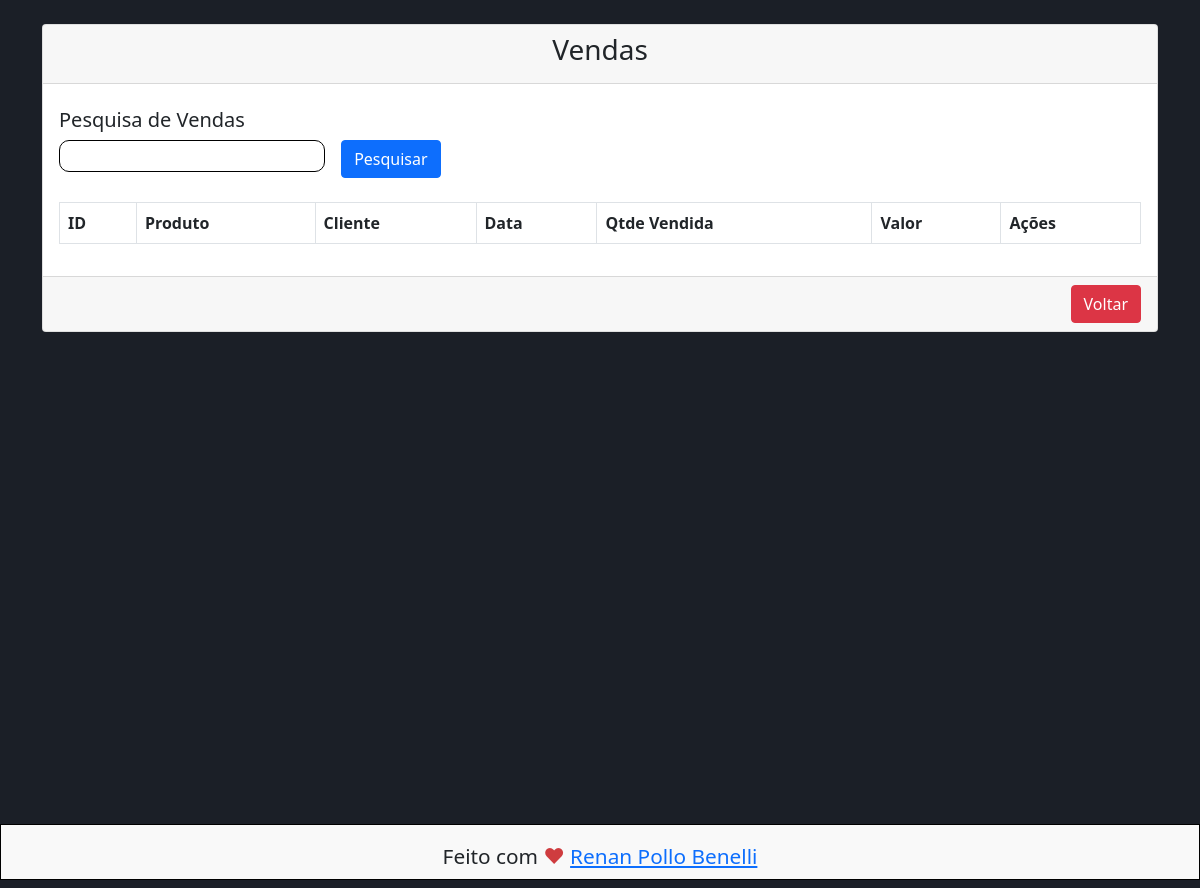
The app's page /view/venda/lstVendas.php (signed in), older data.
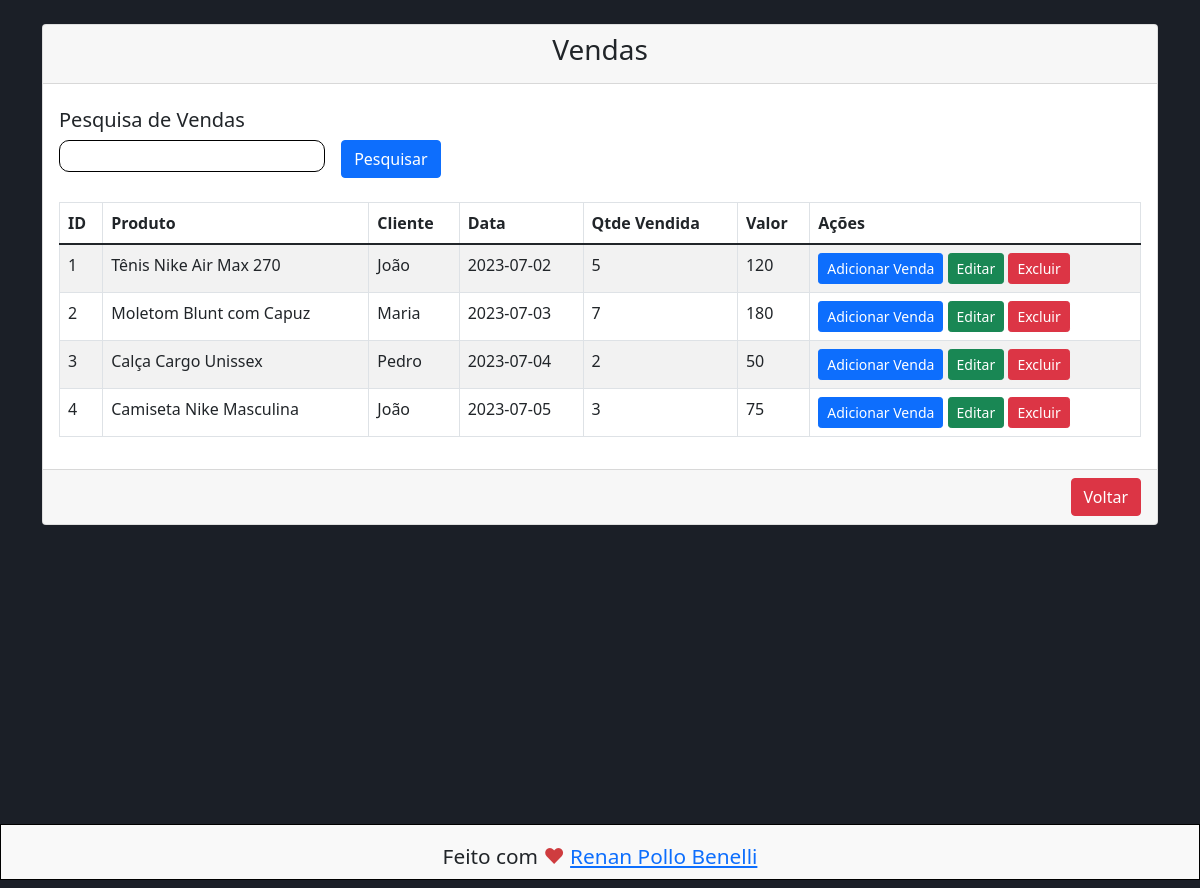
The same page, newer data.
### tables this page shows
CREATE TABLE `venda` (
  `id` int(11) NOT NULL,
  `idCliente` int(11) NOT NULL,
  `idProduto` int(11) NOT NULL,
  `qtde_vendida` int(11) NOT NULL,
  `valor` float NOT NULL,
  `data_venda` date NOT NULL
);

CREATE TABLE `produto` (
  `id` int(11) NOT NULL,
  `descricao` varchar(100) DEFAULT NULL,
  `qtde_estoque` int(11) DEFAULT NULL,
  `valor_unitario` decimal(10,2) DEFAULT NULL,
  `idCategoria` int(11) DEFAULT NULL
);

CREATE TABLE `cliente` (
  `id` int(11) NOT NULL,
  `nome` varchar(255) DEFAULT NULL,
  `data_nascimento` date DEFAULT NULL,
  `cpf` varchar(12) DEFAULT NULL,
  `estado` varchar(50) DEFAULT NULL,
  `cidade` varchar(100) DEFAULT NULL,
  `telefone` varchar(20) DEFAULT NULL
);

### dao/VendaDao.php (called while the page is built, shortened)
<?php
include_once '../../model/Venda.php';
class VendaDao {
    public function findAll() {
        $sql = "SELECT * FROM venda";
        $conn = Conexao::conectar();
        $query = $conn->query($sql);
        $result = $query->fetchAll();
        $lstVendas = [];
        foreach ($result as $linha) {
            $venda = new Venda();
            $venda->setId($linha['id']);
            $venda->setIdProduto($linha['idProduto']);
            $venda->setIdCliente($linha['idCliente']);
            $venda->setQtdeVendida($linha['qtde_vendida']);
            $venda->setValorTotal($linha['valor']);
            $venda->setDataVenda($linha['data_venda']);
            $lstVendas[] = $venda;
        }
        return $lstVendas;
    }
}

### bll/VendaBll.php (called while the page is built, shortened)
<?php
include_once 'C:\xampp\htdocs\Sistema-VendasPHP\dao\VendaDao.php';
class VendaBll {
    public function findAll() {
        $dao = new VendaDao();
        return $dao->findAll();
    }
}
?>

### model/Venda.php (called while the page is built, shortened)
<?php
class Venda {
    private $id;
    private $qtdeVendida;
    private $valorTotal;
    private $dataVenda;
    public function getId() {
        return $this->id;
    }
    public function setId(int $id) {
        $this->id = $id;
    }
    public function getQtdeVendida() {
        return $this->qtdeVendida;
    }
    public function setQtdeVendida(int $qtdeVendida) {
        $this->qtdeVendida = $qtdeVendida;
    }
    public function getValorTotal() {
        return $this->valorTotal;
    }
    public function setValorTotal(float $valorTotal) {
        $this->valorTotal = $valorTotal;
    }
    public function getDataVenda() {
        return $this->dataVenda;
    }
    public function setDataVenda($dataVenda) {
        $this->dataVenda = $dataVenda;
    }
}
?>

### dao/ProdutoDao.php (called while the page is built, shortened)
<?php
include_once 'C:\xampp\htdocs\Sistema-VendasPHP\model\Produto.php';
class ProdutoDao {
    public function findById(int $id) {
        $sql = "SELECT * FROM produto WHERE id = :id;";
        $conn = Conexao::conectar();
        $query = $conn->prepare($sql);
        $query->bindValue(':id', $id, \PDO::PARAM_INT);
        $query->execute();
        $linha = $query->fetch(\PDO::FETCH_ASSOC);
        $produto = new Produto();
        $produto->setId($linha['id']);
        $produto->setDescricao($linha['descricao']);
        $produto->setQtdeEstoque($linha['qtde_estoque']);
        $produto->setValorUnitario($linha['valor_unitario']);
        return $produto;
    }
}
?>

### bll/ProdutoBll.php (called while the page is built, shortened)
<?php
include_once 'C:\xampp\htdocs\Sistema-VendasPHP\dao\ProdutoDao.php';
class ProdutoBll {
    public function findById(int $id) {
        $dao = new ProdutoDao();
        return $dao->findById($id);
    }
}
?>

### model/Produto.php (called while the page is built, shortened)
<?php
class Produto {
    private $descricao;
    public function setId(int $id) {
        return $this->id = $id;
    }
    public function getDescricao() {
        return $this->descricao;
    }
    public function setDescricao(string $descricao) {
        return $this->descricao = $descricao;
    }
    public function setQtdeEstoque(int $qtdeEstoque) {
        return $this->qtdeEstoque = $qtdeEstoque;
    }
    public function setValorUnitario(float $valorUnitario) {
        return $this->valorUnitario = $valorUnitario;
    }
}

### dao/ClienteDao.php (called while the page is built, shortened)
<?php
include_once 'C:\xampp\htdocs\Sistema-VendasPHP\model\Cliente.php';
class ClienteDao {
    public function findById(int $id) {
        $sql = "SELECT * FROM cliente WHERE id = :id;";
        $conn = Conexao::conectar();
        $query = $conn->prepare($sql);
        $query->bindValue(':id', $id, \PDO::PARAM_INT);
        $query->execute();
        $linha = $query->fetch(\PDO::FETCH_ASSOC);
        $cliente = new Cliente();
        $cliente->setId($linha['id']);
        $cliente->setNome($linha['nome']);
        $cliente->setDataNascimento($linha['data_nascimento']);
        $cliente->setCpf($linha['cpf']);
        $cliente->setEstado($linha['estado']);
        $cliente->setCidade($linha['cidade']);
        $cliente->setTelefone($linha['telefone']);
        return $cliente;
    }
}
?>

### bll/ClienteBll.php (called while the page is built, shortened)
<?php
include_once 'C:\xampp\htdocs\Sistema-VendasPHP\dao\ClienteDao.php';
class ClienteBll {
    public function findById(int $id) {
        $dao = new ClienteDao();
        return $dao->findById($id);
    }
}
?>

### model/Cliente.php (called while the page is built, shortened)
<?php
class Cliente {
    private $nome;
    public function getNome() {
        return $this->nome;
    }
    public function setNome(string $nome) {
        $this->nome = $nome;
    }
}
?>

### view/venda/lstVendas.php (the view, shortened to what this page needs)
<?php
include_once '../../bll/VendaBll.php';
include_once '../../bll/ProdutoBll.php';
include_once '../../bll/ClienteBll.php';
if (isset($_GET['busca']))
    $busca = $_GET['busca'];
else
    $busca = null;
$bll = new VendaBll();
$produtoBll = new ProdutoBll();
$clienteBll = new ClienteBll();
if ($busca == null) {
    $lstVenda = $bll->findAll();
} elseif (is_numeric($busca)) {
    $venda = $bll->findById($busca);
    if ($venda != null)
        $lstVenda = [$venda];
    else
        $lstVenda = [];
} else {
    $lstVenda = $bll->findByDataVenda($busca);
}
?>
<!DOCTYPE html>
<html>
<head>
    <link href="https://cdn.jsdelivr.net/npm/bootstrap@5.1.3/dist/css/bootstrap.min.css" rel="stylesheet">
    <link rel="stylesheet" href="../../view/css/formatacao.css">
</head>
<body>
    <div class="container mt-4">
        <div class="row">
            <div class="col-md-12">
                <div class="card">
                    <div class="card-header">
                        <h3>Vendas</h4>
                    </div>
                    <div class="card-search">
                        <form action="../venda/lstVendas.php" method="GET" id="" class="">
                            <h5>Pesquisa de Vendas</h5>
                            <div class="teste">
                                <input type="text" class="input-pesquisa" id="txtBusca" name="busca">
                                <button type="submit" class="btn btn-primary float-end"><span>Pesquisar</span></button>
                            </div>
                        </form>
                    </div>
                    <div class="card-body">
                        <table class="table table-bordered table-striped">
                            <thead>
                                <tr>
                                    <th>ID</th>
                                    <th>Produto</th>
                                    <th>Cliente</th>
                                    <th>Data</th>
                                    <th>Qtde Vendida</th>
                                    <th>Valor</th>
                                    <th>Ações</th>
                                </tr>
                            </thead>
                            <tbody>
                                <?php foreach ($lstVenda as $venda) { ?>
                                    <tr>
                                        <td>
                                            <?php echo $venda->getId(); ?>
                                        </td>
                                        <td>
                                            <?php
                                                $produto = $produtoBll->findById($venda->getIdProduto());
                                                echo $produto->getDescricao();
                                            ?>
                                        </td>
                                        <td>
                                            <?php
                                                $cliente = $clienteBll->findById($venda->getIdCliente());
                                                echo $cliente->getNome();
                                            ?>
                                        </td>
                                        <td>
                                            <?php echo $venda->getDataVenda(); ?>
                                        </td>
                                        <td>
                                            <?php echo $venda->getQtdeVendida(); ?>
                                        </td>
                                        <td>
                                            <?php echo $venda->getValorTotal(); ?>
                                        </td>
                                        <td>
                                            <a href="addVenda.php" class="btn btn-primary btn-sm">Adicionar
                                                Venda</a>
                                            <a href="attVenda.php?id=<?= $venda->getId(); ?>"
                                                class="btn btn-success btn-sm">Editar</a>
                                            <a onclick="JavaScript:remover(<?php echo $venda->getId(); ?>)"
                                                class="btn btn-danger btn-sm">Excluir</a>
                                        </td>
                                    </tr>
                                <?php } ?>
                            </tbody>
                        </table>
                    </div>
                    <div class="card-footer">
                        <h4>
                            <a href="../control-painel/controlPainel.php" class="btn btn-danger float-end">Voltar</a>
                        </h4>
                    </div>
                </div>
            </div>
        </div>
    </div>
    <footer id="footer" class="footer white-bg">
        <p>Feito com <span class="heart">♥</span> <a href="https://beacons.ai/renanpollo" target="_blank">Renan Pollo
                Benelli</a></p>
    </footer>
</body>
</html>

### view/css/formatacao.css (style rules this page uses)
:root { --white-color: #fff; --white-smoke-color: #F9F9F9; --black-color: #000; --red-color: #CF3C3F; --light-grey-color: #ECECEC; --grey-color: #C4C4C4; --medium-grey-color: #a7a7a7; --deep-grey-color: #343434; --blue-color: #1B77F3; --dark-blue-color: #1B1F27; }
body { width: 100%; height: 100vh; background-color: var(--dark-blue-color); }
.container { width: 100%; height: 100%; }
.card-search { width: 80%; display: flex; flex-direction: column; margin-top: 1rem; padding: 0.5rem 1rem; }
.card-search .teste { display: flex; flex-direction: row; justify-content: flex-start; }
.input-pesquisa { all: unset; width: 30%; height: 1.5rem; border: 1px solid black; border-radius: 10px; padding: .2rem; margin-right: 1rem; font-size: .8rem; }
h3 { text-align: center; }
footer { height: 7vh; text-align: center; font-size: 1.3rem; background-color: var(--white-smoke-color); border: 1px solid black; }
.heart { color: var(--red-color); }
.footer p { margin: 0; padding: 1rem; }

Row changes from the older to the newer data that the page shows:
added venda: id "1", idProduto.descricao "Tênis Nike Air Max 270", idCliente.nome "João", data_venda "2023-07-02", qtde_vendida "5", valor "120"
added venda: id "2", idProduto.descricao "Moletom Blunt com Capuz", idCliente.nome "Maria", data_venda "2023-07-03", qtde_vendida "7", valor "180"
added venda: id "3", idProduto.descricao "Calça Cargo Unissex", idCliente.nome "Pedro", data_venda "2023-07-04", qtde_vendida "2", valor "50"
added venda: id "4", idProduto.descricao "Camiseta Nike Masculina", idCliente.nome "João", data_venda "2023-07-05", qtde_vendida "3", valor "75"
